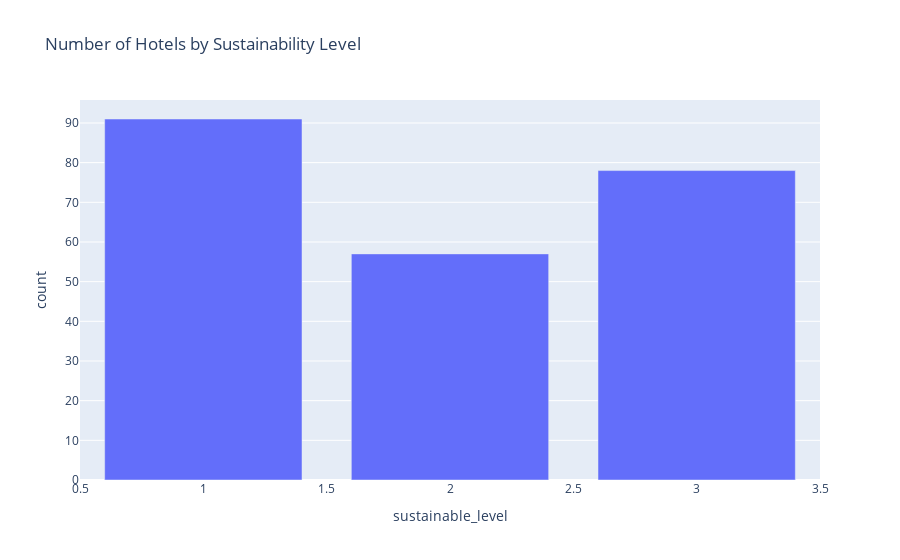

Notebook cell for this chart:
### Markdown cell above
# Bar Chart: Number of Hotels by Sustainability Level
It seems every sustainability level contains a enough amount of data. This means for each level, there's a set number of hotels contributing information. So, each level's data reflects the experiences and ratings of a certain group of hotels. This helps us understand each level based on its own data

### Code cell
fig4.show()

### Figure 1 — Plotly figure (JSON) as saved in the notebook; plotly's stock layout.template omitted (floating-point values rounded to 4 significant figures)
{"data": [{"alignmentgroup": "True", "hovertemplate": "sustainable_level=%{x}<br>count=%{y}<extra></extra>", "legendgroup": "", "marker": {"color": "#636efa", "pattern": {"shape": ""}}, "name": "", "offsetgroup": "", "orientation": "v", "showlegend": false, "textposition": "auto", "type": "bar", "x": [1, 3, 2], "xaxis": "x", "y": [91, 78, 57], "yaxis": "y"}], "layout": {"barmode": "relative", "legend": {"tracegroupgap": 0}, "title": {"text": "Number of Hotels by Sustainability Level"}, "xaxis": {"anchor": "y", "domain": [0, 1], "title": {"text": "sustainable_level"}}, "yaxis": {"anchor": "x", "domain": [0, 1], "title": {"text": "count"}}}}
